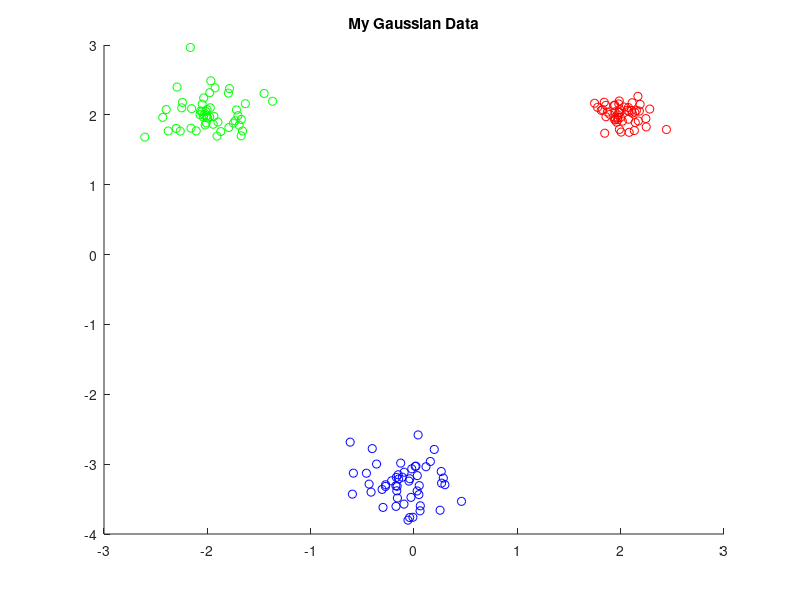

This chart was generated by the following MATLAB code: (Note: this script raises an error after producing the figure.)
% EC 414 - HW 3 - Spring 2022
% K-Means starter code

clear, clc, close all;

%% 3.2a Generate Gaussian data and Implement k-means:

% Intializing mean vectors
mu1 = [2, 2]';
mu2 = [-2,  2]';
mu3 = [0, -3.25]';

% Intializing covariance vectors
identityMatrix = [1, 0; 0, 1];
sigma1 = 0.02 .* identityMatrix;
sigma2 = 0.05 .* identityMatrix;
sigma3 = 0.07 .* identityMatrix;

% Creating Gaussian Data Clusters
gaussian1 = mvnrnd(mu1,sigma1,50);
gaussian2 = mvnrnd(mu2,sigma2,50);
gaussian3 = mvnrnd(mu3,sigma3,50);

% Create Scatter Plot
% First Gaussian Data
% figure
scatter(gaussian1(:,1), gaussian1(:, 2), 'r');
hold on
scatter(gaussian2(:,1), gaussian2(:, 2), 'g');
hold on
scatter(gaussian3(:,1), gaussian3(:, 2), 'b');
hold on

% title
title('My Gaussian Data')

%% Generate NBA data:
% % Add code below:
% 
% % HINT: readmatrix might be useful here
% 
% % Problem 3.2(f): Generate Concentric Rings Dataset using
% % sample_circle.m provided to you in the HW 3 folder on Blackboard.
% 
%% K-Means implementation

% initializations
k = 3;
MU_init = [3 3; -4, -1; 2 -4];
num_mu = length(MU_init);
DATA = [gaussian1; gaussian2;  gaussian3];
converged = 0;
iteration = 0;
convergence_threshold = 0.025;

% Creating iterator
current_MU = MU_init;

 while (converged==0)
      iteration = iteration + 1;
      fprintf('Iteration: %d\n',iteration)
      
 
     %% CODE - Assignment Step - Assign each data observation to the cluster with the nearest mean:
     labels = assignDatapoints(DATA, current_MU);
     
     %% CODE - Mean Updating - Update the cluster means
     newMU_init = recalculateCentriod(DATA, labels, num_mu);
     
     %% CODE 4 - Check for convergence 
     convergenceMetric = abs((newMU_init - current_MU) / current_MU);
     if (convergenceMetric <= convergence_threshold)
         converged=1;
     end
     
     % If not converged, update current MU
     current_MU = newMU_init;
     
     %% CODE 5 - Plot clustering results if converged:
     
     if (converged == 1)
         fprintf('\nConverged.\n')
         
         % Getting points for each label
         labeledData_1 = DATA((find(labels == 1)), :);
         labeledData_2 = DATA((find(labels == 2)), :);
         labeledData_3 = DATA((find(labels == 3)), :);
         
         % Create Scatter Plot
         % figure
         scatter(labeledData_1(:,1), labeledData_1(:, 2), 'r');
         hold on
         scatter(labeledData_2(:,1), labeledData_2(:, 2), 'g');
         hold on
         scatter(labeledData_3(:,1), labeledData_3(:, 2), 'b');

        % label axis and title
        xlabel('First Feature')
        ylabel('Second Feature')
        title('k-means = 3 clusters')
         
         %% If converged, get WCSS metric
         % Add code below
         
     end
     
     %%%%%%%%%%%%%%%%%%%%%%%%%%%%%%%%%%%%%%%%%%%%%%%%
end  
